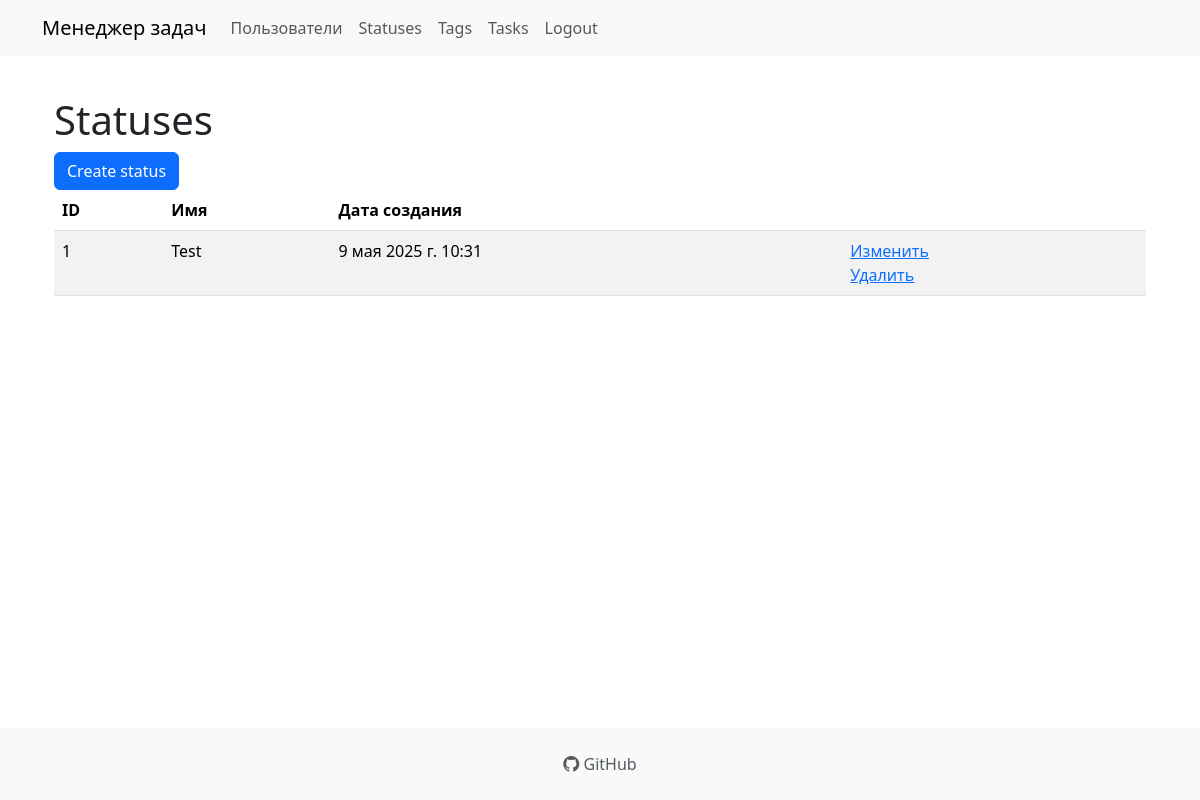
/statuses/ (signed in), run on an earlier commit of the app's database.
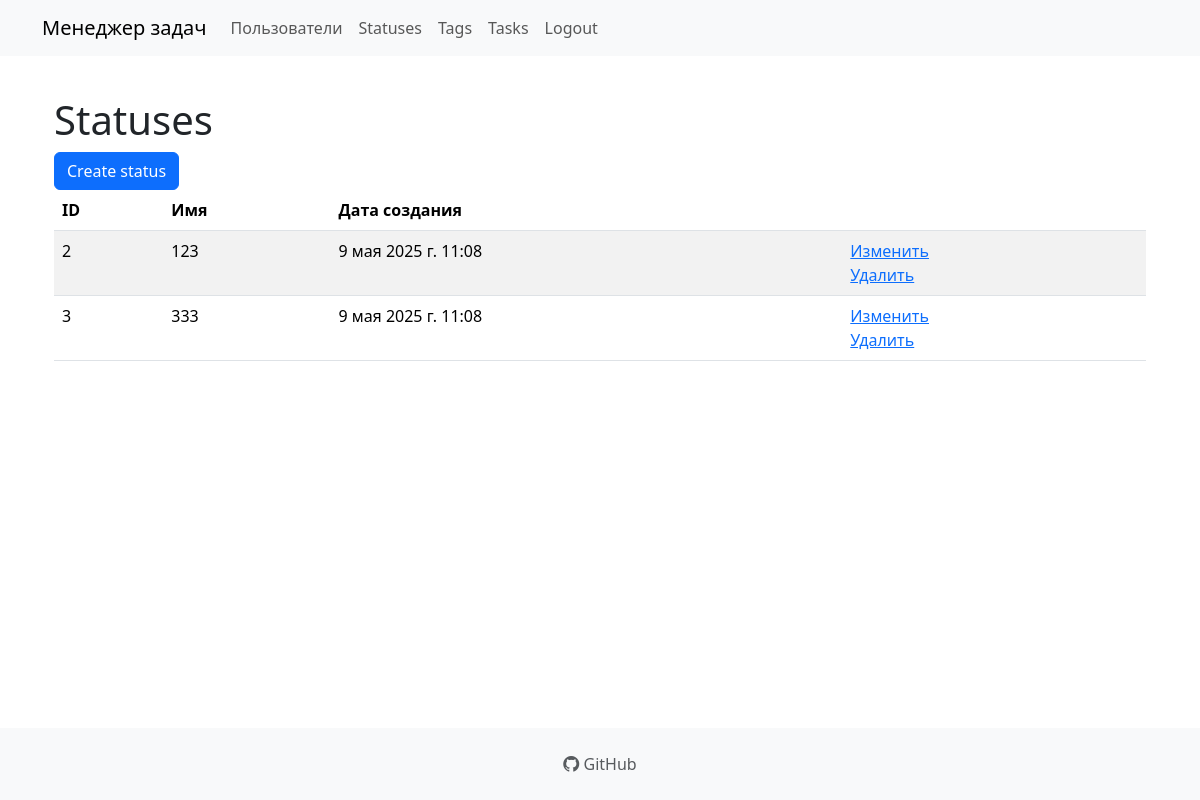
And on a later commit of the database.
### task_manager/status/models.py (models this page shows, shortened)
class Status(models.Model):
    name = models.CharField(max_length=255)
    created_at = models.DateTimeField(auto_now_add=True)

### task_manager/status/views.py (the view)
# urls.py: path("", StatusIndexView.as_view(), name='statuses_list'),
class StatusIndexView(LoginRequiredMessageMixin, ListView):
    model = Status
    template_name = 'statuses/index.html' # путь к шаблону
    context_object_name = 'statuses' # переменная в шаблоне

### task_manager/templates/statuses/index.html
{% extends "base.html" %}
{% load i18n %}
{% block content %}
    <main class="flex-grow-1">
        <div class="container-lg mt-3">
            <h1>Statuses</h1>
            <a class="btn btn-primary" href="{% url 'statuses_create' %}">{% trans "Create status" %}</a>
            <div class="table-responsive">
                <table class="table table-striped">
                    <thead>
                        <tr>
                            <th>ID</th>
                            <th>Имя</th>
                            <th>Дата создания</th>
                            <th></th>
                        </tr>
                    </thead>
                    <tbody>
                        {% for status in statuses %}
                        <tr>
                            <td>{{ status.id }}</td>
                            <td>{{ status.name }}</td>
                            <td>{{ status.created_at }}</td>
                            <td>
                                <a href="{% url 'statuses_update' pk=status.id %}">{% trans "Change" %}</a>
                                <br>
                                <a href="{% url 'statuses_delete' pk=status.id %}">{% trans "Delete" %}</a>
                            </td>
                        </tr>
                        {% endfor %}
                    </tbody>
                </table>
            </div>
        </div>
    </main>
{% endblock %}

What changed in the data, as far as the page shows it:
removed Status: id "1", name "Test", created_at "9 мая 2025 г. 10:31"
added Status: id "2", name "123", created_at "9 мая 2025 г. 11:08"
added Status: id "3", name "333", created_at "9 мая 2025 г. 11:08"
